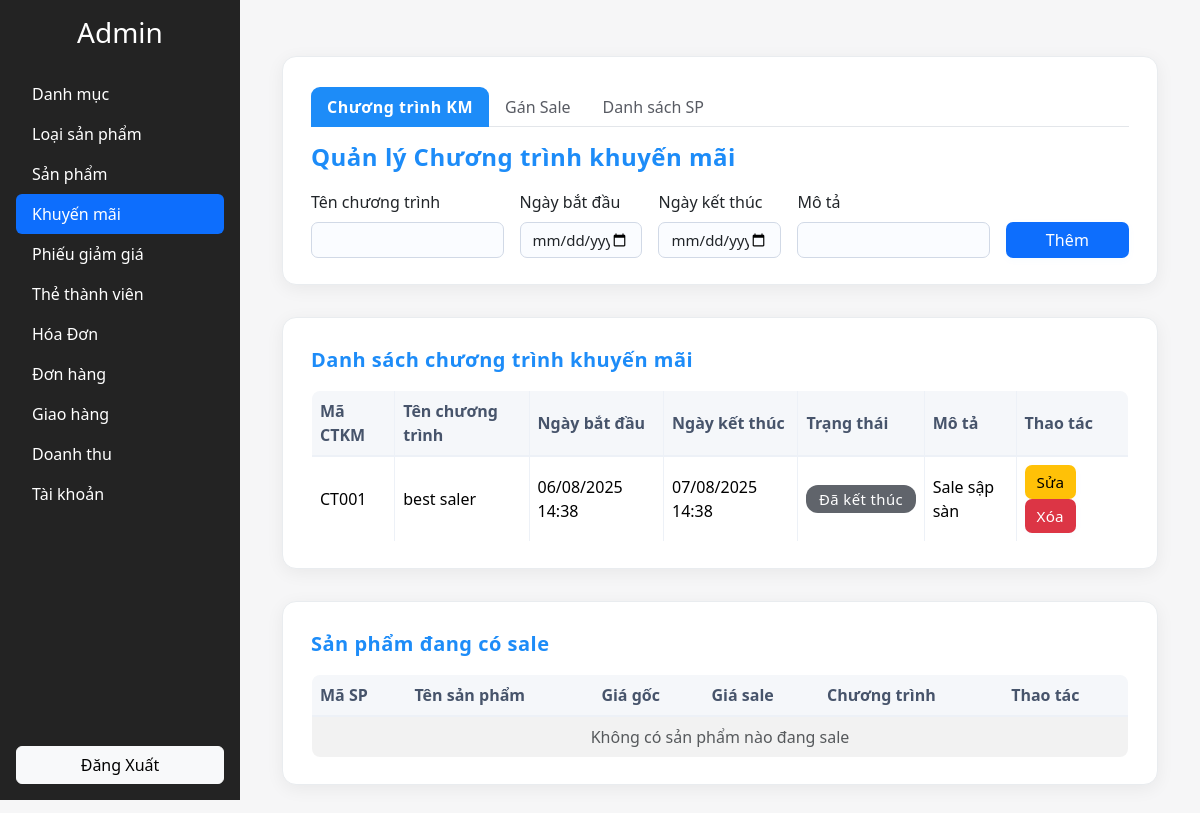
Screenshot of /view/admin.php?section=khuyenmai (signed in) with the database file from the repository.
### tables this page shows
CREATE TABLE `chuongtrinhkhuyenmai` (
  `ID` int(11) NOT NULL,
  `MACTKM` varchar(10) NOT NULL,
  `TENCTKM` varchar(100) DEFAULT NULL,
  `NGAYBATDAU` datetime DEFAULT NULL,
  `NGAYKETTHUC` datetime DEFAULT NULL,
  `MOTA` varchar(500) DEFAULT NULL
);

### controller/promotion_management.php (the view, shortened to what this page needs)
<?php
$db = new database();
$conn = $db->getConnection();
$stmt = $conn->query("SELECT * FROM chuongtrinhkhuyenmai ORDER BY NGAYBATDAU DESC");
$chuongtrinhkm = $stmt->fetchAll(PDO::FETCH_ASSOC);
$stmt = $conn->query("SELECT sp.MASP, sp.TENSP, sp.GIA, ct.gia_khuyenmai, ct.giam_phantram, ctkm.TENCTKM, ctkm.MACTKM
                      FROM sanpham sp
                      JOIN chitietctkm ct ON sp.MASP = ct.MASP
                      JOIN chuongtrinhkhuyenmai ctkm ON ct.MACTKM = ctkm.MACTKM
                      WHERE NOW() BETWEEN ctkm.NGAYBATDAU AND ctkm.NGAYKETTHUC
                      ORDER BY sp.TENSP");
$sanpham_co_sale = $stmt->fetchAll(PDO::FETCH_ASSOC);
$editSaleProgram = null;
?>
<!DOCTYPE html>
<html lang="vi">
<head>
  <link href="https://cdn.jsdelivr.net/npm/bootstrap@5.3.2/dist/css/bootstrap.min.css" rel="stylesheet">
</head>
<body>
<div class="container py-4">
    <div class="form-section">
      <ul class="nav nav-tabs mb-3" id="saleTab" role="tablist">
        <li class="nav-item" role="presentation">
          <button class="nav-link active" id="program-tab" data-bs-toggle="tab" data-bs-target="#program" type="button" role="tab">Chương trình KM</button>
        </li>
        <li class="nav-item" role="presentation">
          <button class="nav-link" id="assign-tab" data-bs-toggle="tab" data-bs-target="#assign" type="button" role="tab">Gán Sale</button>
        </li>
        <li class="nav-item" role="presentation">
          <button class="nav-link" id="products-tab" data-bs-toggle="tab" data-bs-target="#products" type="button" role="tab">Danh sách SP</button>
        </li>
      </ul>
      <div class="tab-content" id="saleTabContent">
        <div class="tab-pane fade show active" id="program" role="tabpanel">
          <h4>Quản lý Chương trình khuyến mãi</h4>
         <form method="POST" class="row g-3 align-items-end">
  <div class="col-md-3">
    <label class="form-label">Tên chương trình</label>
    <input name="tenctkm" class="form-control" value="<?= htmlspecialchars($editSaleProgram['TENCTKM'] ?? '') ?>" required>
  </div>
  <div class="col-md-2">
    <label class="form-label">Ngày bắt đầu</label>
    <input name="ngaybatdau" type="datetime-local" class="form-control" value="<?= isset($editSaleProgram['NGAYBATDAU']) ? date('Y-m-d\TH:i', strtotime($editSaleProgram['NGAYBATDAU'])) : '' ?>" required>
  </div>
  <div class="col-md-2">
    <label class="form-label">Ngày kết thúc</label>
    <input name="ngayketthuc" type="datetime-local" class="form-control" value="<?= isset($editSaleProgram['NGAYKETTHUC']) ? date('Y-m-d\TH:i', strtotime($editSaleProgram['NGAYKETTHUC'])) : '' ?>" required>
  </div>
  <div class="col-md-3">
    <label class="form-label">Mô tả</label>
    <input name="mota" class="form-control" value="<?= htmlspecialchars($editSaleProgram['MOTA'] ?? '') ?>">
  </div>
  <div class="col-md-2 d-flex align-items-end">
    <?php if ($editSaleProgram): ?>
      <button name="update_sale_program" class="btn btn-warning w-100">Cập nhật</button>
    <?php else: ?>
      <button name="add_sale_program" class="btn btn-primary w-100">Thêm</button>
    <?php endif; ?>
  </div>
</form>
        </div>
      </div>
    </div>
    <div class="table-section mb-4">
      <h5>Danh sách chương trình khuyến mãi</h5>
      <div class="table-responsive">
        <table class="table table-bordered table-hover align-middle">
          <thead>
            <tr>
              <th>Mã CTKM</th>
              <th>Tên chương trình</th>
              <th>Ngày bắt đầu</th>
              <th>Ngày kết thúc</th>
              <th>Trạng thái</th>
              <th>Mô tả</th>
              <th>Thao tác</th>
            </tr>
          </thead>
          <tbody>
            <?php foreach($chuongtrinhkm as $ctkm): ?>
            <tr>
              <td><?= htmlspecialchars($ctkm['MACTKM']) ?></td>
              <td><?= htmlspecialchars($ctkm['TENCTKM']) ?></td>
              <td><?= date('d/m/Y H:i', strtotime($ctkm['NGAYBATDAU'])) ?></td>
              <td><?= date('d/m/Y H:i', strtotime($ctkm['NGAYKETTHUC'])) ?></td>
              <td>
                <?php
                  $now = date('Y-m-d H:i:s');
                  if ($now < $ctkm['NGAYBATDAU']) {
                    echo '<span class="badge bg-secondary">Chưa bắt đầu</span>';
                  } elseif ($now > $ctkm['NGAYKETTHUC']) {
                    echo '<span class="badge bg-dark">Đã kết thúc</span>';
                  } else {
                    echo '<span class="badge bg-success">Đang diễn ra</span>';
                  }
                ?>
              </td>
<td><?= htmlspecialchars($ctkm['MOTA'] ?? '') ?></td>
              <td>
                <a href="/web_3/view/admin.php?section=khuyenmai&edit_sale=<?= $ctkm['MACTKM'] ?>" class="btn btn-sm btn-warning me-1">Sửa</a>
                <a href="/web_3/view/admin.php?section=khuyenmai&delete_sale=<?= $ctkm['MACTKM'] ?>" class="btn btn-sm btn-danger"
                  onclick="return confirm('Bạn có chắc muốn xóa chương trình này?')">Xóa</a>
              </td>
            </tr>
            <?php endforeach; ?>
          </tbody>
        </table>
      </div>
    </div>
    <div class="table-section">
      <h5>Sản phẩm đang có sale</h5>
      <div class="table-responsive">
        <table class="table table-striped table-hover align-middle">
          <thead>
            <tr>
              <th>Mã SP</th>
              <th>Tên sản phẩm</th>
              <th>Giá gốc</th>
              <th>Giá sale</th>
              <th>Chương trình</th>
              <th>Thao tác</th>
            </tr>
          </thead>
          <tbody>
            <?php if (empty($sanpham_co_sale)): ?>
            <tr>
              <td colspan="6" class="text-center text-muted">Không có sản phẩm nào đang sale</td>
            </tr>
            <?php endif; ?>
          </tbody>
        </table>
      </div>
    </div>
</div>
</body>
</html>

### view/upload/header_admin.php (style rules this page uses)
body { background:#f6f6f6; }
.form-section { background: #fff; border-radius: 8px; padding: 20px 25px 25px 25px; box-shadow: 0 1px 12px rgba(0,0,0,0.04); }
.table-section { background: #fff; border-radius: 8px; padding: 25px; margin-top: 20px; box-shadow: 0 1px 12px rgba(0,0,0,0.04); }

### controller/promotion_management.php (style rules this page uses)
body { background: #f6f6f7; }
.form-section, .table-section { background: #fff; border-radius: 14px; padding: 30px 28px 26px 28px; margin-top: 32px; box-shadow: 0 4px 18px rgba(0,0,0,0.06); border: 1px solid #e9ecef; }
.nav-tabs { border-bottom: 1.5px solid #e3e6ea; }
.nav-tabs .nav-link.active { background: #1d8cf8; color: #fff; border-color: #1d8cf8 #1d8cf8 #fff; border-radius: 9px 9px 0 0; font-weight: 600; letter-spacing: .5px; }
.nav-tabs .nav-link { color: #585b63; font-weight: 500; border: none; border-radius: 9px 9px 0 0; transition: background .25s; }
.table-section h5, .form-section h4 { font-weight: 600; letter-spacing: 0.5px; margin-bottom: 18px; color: #1d8cf8; }
.form-label { font-weight: 500; color: #212529; font-size: 1rem; }
.form-control, .form-select, textarea.form-control { border-radius: 7px; border: 1px solid #d1d9e6; font-size: 15px; background: #fafcff; transition: border-color .2s; }
.badge.bg-dark { background: #60646b !important; }
.btn-success, .btn-warning, .btn-primary, .btn-danger { border-radius: 7px; font-weight: 500; letter-spacing: .2px; box-shadow: 0 2px 8px rgba(45, 157, 255, 0.03); border: none; }
table.table { border-radius: 9px; overflow: hidden; border: 1px solid #ecedf1; background: #fff; margin-bottom: 0; }
table.table thead th { background: #f5f7fa; font-weight: 600; color: #47546b; border-bottom-width: 2px; }
.table-responsive { border-radius: 10px; }

### rows the page displays
chuongtrinhkhuyenmai: MACTKM "CT001", TENCTKM "best saler", NGAYBATDAU "06/08/2025 14:38", NGAYKETTHUC "07/08/2025 14:38", shows "Đã kết thúc", MOTA "Sale sập sàn"
